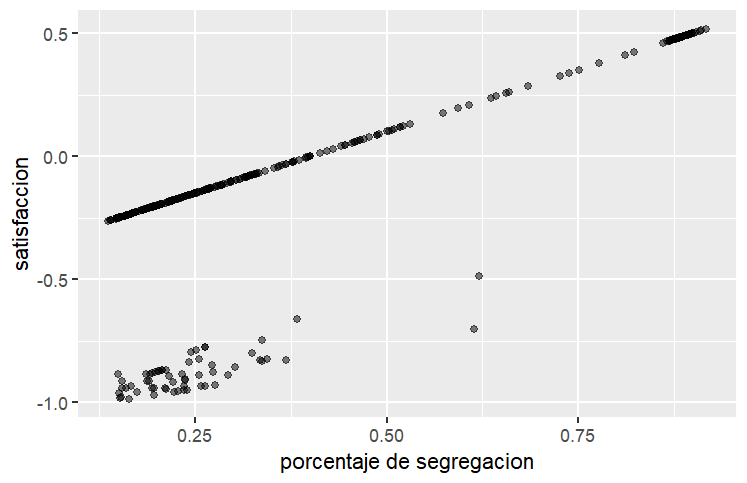

Reproduce this figure in R.
install.packages("tidyverse")
install.packages("janitor")

library(tidyverse)
library(janitor)

data <- read_csv("segregación_felicidad alto_impacto_baja_probabilidad-table.csv", 
                 skip = 6) |>
  janitor::clean_names()

max_step <- max(data$step)

data |> 
  filter(step == max_step) |>
  ggplot(aes (x = indice_segregacion, y = mean_satisfaccion_of_turtles)) +
  geom_point (alpha = 0.5) +
  labs (x = "porcentaje de segregacion", y = "satisfaccion")
